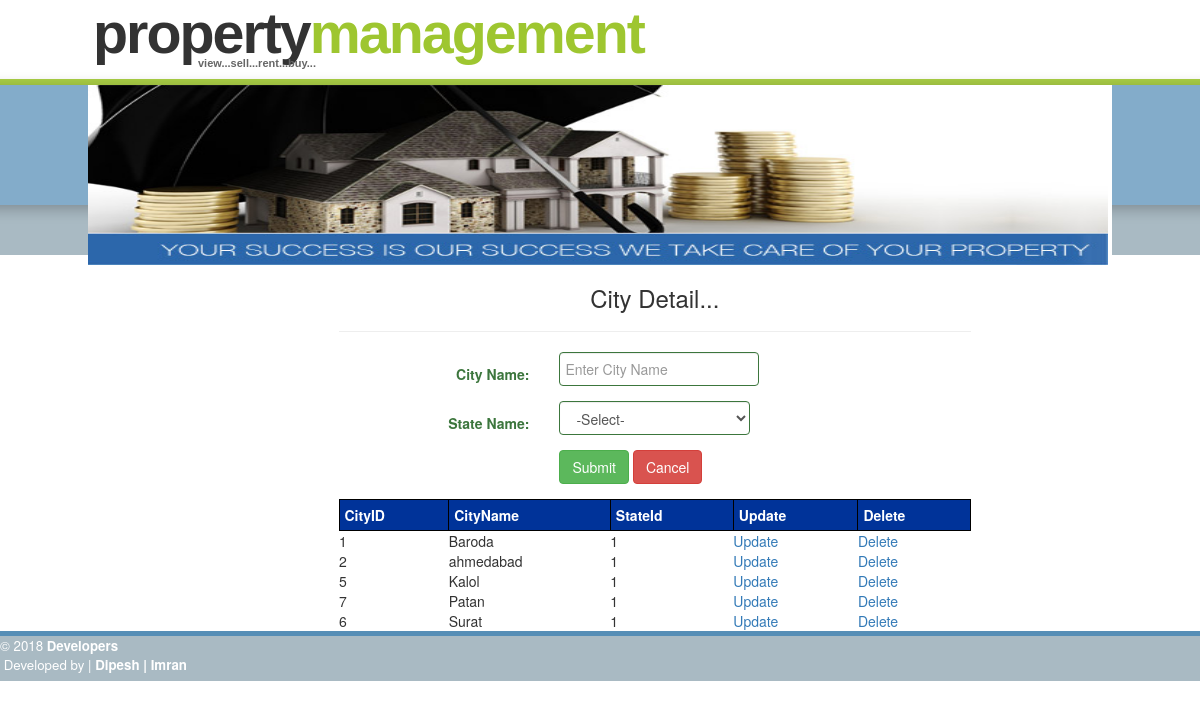
The page /admin/index.php?page=city.php on the database its author committed.
### tables this page shows
CREATE TABLE IF NOT EXISTS `tblcity` (
  `cityid` int(4) NOT NULL AUTO_INCREMENT,
  `cityname` varchar(50) NOT NULL,
  `stateid` int(4) NOT NULL,
  PRIMARY KEY (`cityid`)
);

### admin/citygrid.php (the view, shortened to what this page needs)
<!DOCTYPE html PUBLIC "-//W3C//DTD XHTML 1.0 Transitional//EN" "http://www.w3.org/TR/xhtml1/DTD/xhtml1-transitional.dtd">
<html xmlns="http://www.w3.org/1999/xhtml">
<head>
</head>
<?php
$query = "select * from tblcity";
$res = mysql_query($query);
?>
<body>
<table border="1px">
	<tr>
		<th>CityID</th>
		<th>CityName</th>
		<th>StateId</th>
		<th>Update</th>
		<th>Delete</th>
	</tr>
<?php
	while($row = mysql_fetch_array($res))
	{
		echo "<tr>";
			echo "<td>".$row["cityid"]."</td>";
			echo "<td>".$row["cityname"]."</td>";
			echo "<td>".$row["stateid"]."</td>";
			echo "<td><a href='index.php?page=cityupdate.php&cityid=".$row["cityid"]."'>Update</a></td>";
			echo "<td><a href='index.php?page=citygrid.php&cityid=".$row["cityid"]."'>Delete</a></td>";
		echo "</tr>";
	}
?>
</table>
</body>
</html>

### admin/images/BrightSide.css (style rules this page uses)
* { padding: 0; margin: 0; }
body { margin: 0; padding: 0; font: .70em/1.5em Verdana, Tahoma, Helvetica, sans-serif; color: #666666; background: #A9BAC3 url(bg.gif) repeat-x; text-align: center; }
a { color: #4284B0; background-color: inherit; text-decoration: none; }
table { border:0px solid black; width:100%; }
table td { border:0px solid black; }
table th { padding:5px; background-color:#003399; color:#FFFFFF; }

### rows shown on the page
tblcity: cityid "1", cityname "Baroda", stateid "1"
tblcity: cityid "2", cityname "ahmedabad", stateid "1"
tblcity: cityid "5", cityname "Kalol", stateid "1"
tblcity: cityid "7", cityname "Patan", stateid "1"
tblcity: cityid "6", cityname "Surat", stateid "1"
